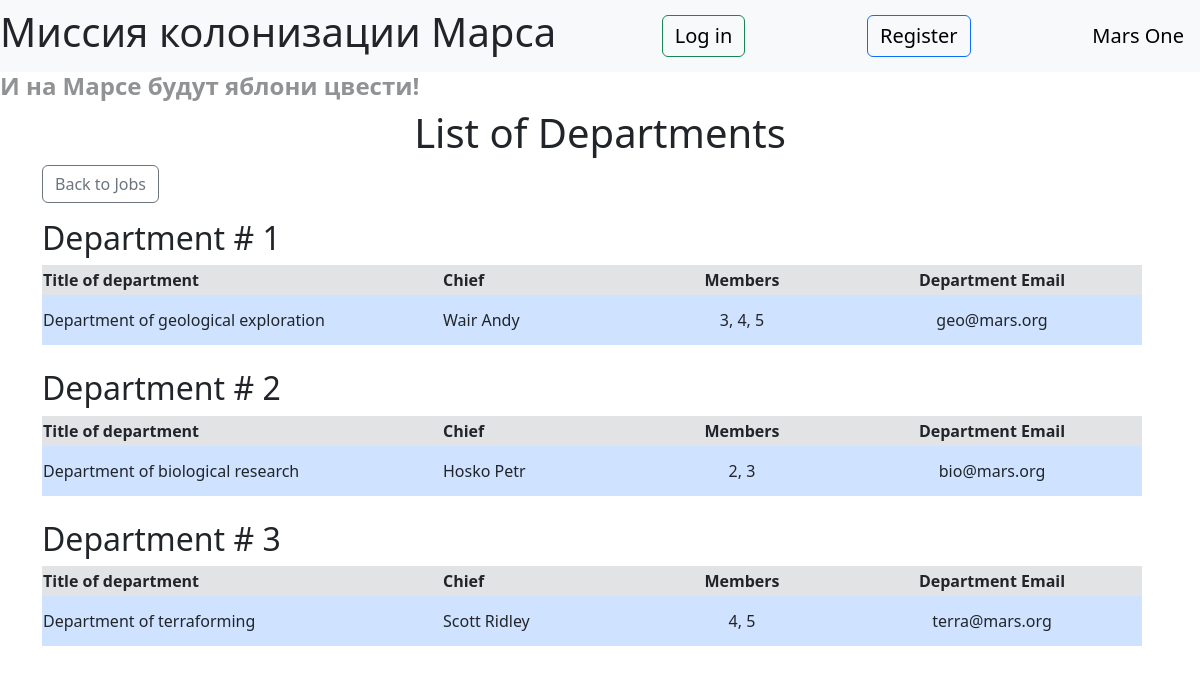
The page /departments on the database its author committed.
### data/departement.py (models this page shows)
class Department(SqlAlchemyBase, SerializerMixin):
    __tablename__ = 'department'
    id = sqlalchemy.Column(sqlalchemy.Integer, primary_key=True, autoincrement=True)
    title = sqlalchemy.Column(sqlalchemy.String, nullable=True)
    chief = sqlalchemy.Column(sqlalchemy.Integer, sqlalchemy.ForeignKey('users.id'))
    members = sqlalchemy.Column(sqlalchemy.String, nullable=True)
    email = sqlalchemy.Column(sqlalchemy.String, nullable=True)
    chief_user = orm.relationship('User')

### data/users.py (models this page shows, shortened)
class User(SqlAlchemyBase, UserMixin, SerializerMixin):
    __tablename__ = 'users'
    id = sqlalchemy.Column(sqlalchemy.Integer, primary_key=True, autoincrement=True)
    surname = sqlalchemy.Column(sqlalchemy.String, nullable=True)
    name = sqlalchemy.Column(sqlalchemy.String, nullable=True)
    age = sqlalchemy.Column(sqlalchemy.Integer, nullable=True)
    position = sqlalchemy.Column(sqlalchemy.String, nullable=True)
    speciality = sqlalchemy.Column(sqlalchemy.String, nullable=True)
    address = sqlalchemy.Column(sqlalchemy.String, nullable=True)
    city_from = sqlalchemy.Column(sqlalchemy.String, nullable=True)
    email = sqlalchemy.Column(sqlalchemy.String, index=True, unique=True, nullable=True)
    hashed_password = sqlalchemy.Column(sqlalchemy.String, nullable=True)
    modified_date = sqlalchemy.Column(sqlalchemy.DateTime, default=datetime.datetime.now)
    job = orm.relationship("Jobs", back_populates='user')
    department = orm.relationship('Department', back_populates='chief_user')

### main.py (the view)
@app.route('/departments')
def departments():
    db_sess = db_session.create_session()
    departments = db_sess.query(Department).all()
    return render_template('departments.html', departments=departments)

### data/db_session.py (called while the page is built)
def create_session() -> Session:
    global __factory
    return __factory()

### templates/departments.html (shortened to what this page needs)
{% extends 'base.html' %}
{% block content %}
    <h1 class="align-middle"> List of Departments </h1>
    <p>
        <a class="btn btn-outline-secondary" href="/"> Back to Jobs </a>
    </p>
    {% for item in departments %}
        <div class="department-block">
            <h2> Department # {{ item.id }}</h2>
            <table>
                <thead>
                    <tr class="bg-secondary-subtle" style="height:30px;">
                        <th style="width:400px;"> Title of department </th>
                        <th style="width:200px;"> Chief </th>
                        <th style="width:200px;" class="align-middle"> Members </th>
                        <th style="width:300px;" class="align-middle"> Department Email </th>
                    </tr>
                </thead>
                <tbody>
                    <tr style="height:50px;" class="bg-primary-subtle">
                        <td> {{ item.title }} </td>
                        <td> {{ item.chief_user.surname }} {{ item.chief_user.name }} </td>
                        <td class="align-middle"> {{ item.members }} </td>
                        <td class="align-middle"> {{ item.email }} </td>
                    </tr>
                </tbody>
            </table>
        </div> <br>
    {% endfor %}
{% endblock content %}

### static/css/style.css (style rules this page uses)
.align-middle { text-align: center; }

### rows shown on the page
Department: id "1", title "Department of geological exploration", chief_user.surname "Wair", chief_user.name "Andy", members "3, 4, 5", email "geo@mars.org"
Department: id "2", title "Department of biological research", chief_user.surname "Hosko", chief_user.name "Petr", members "2, 3", email "bio@mars.org"
Department: id "3", title "Department of terraforming", chief_user.surname "Scott", chief_user.name "Ridley", members "4, 5", email "terra@mars.org"
